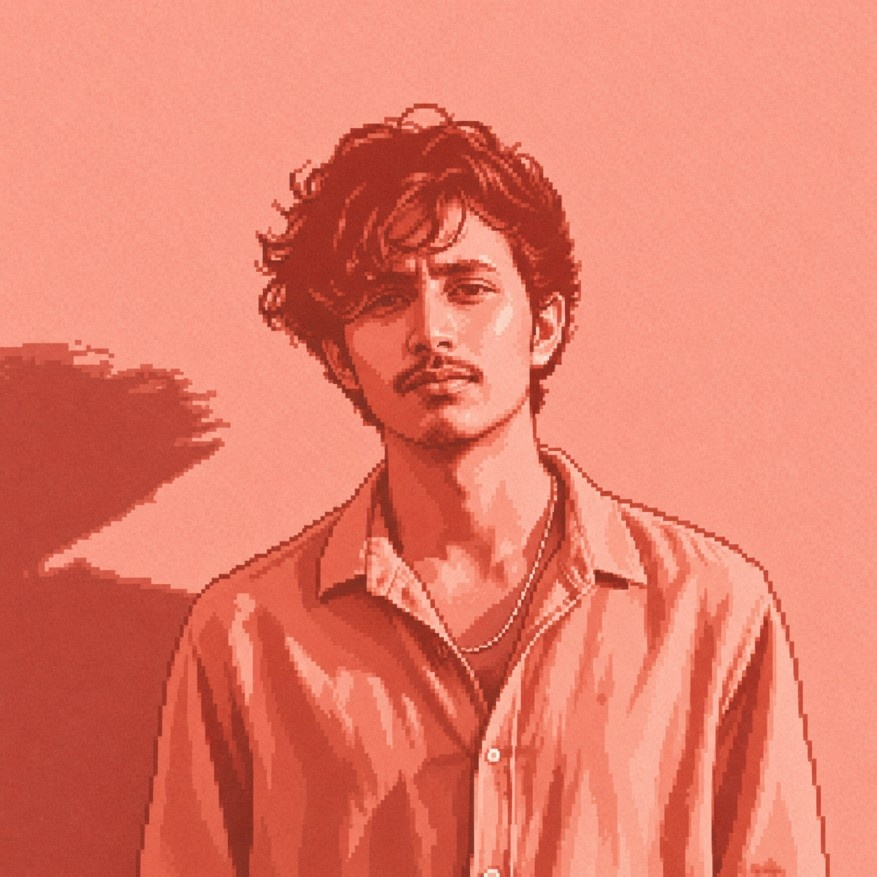
#> input picture me_edit.jpeg, 877 x 877 px, found by its file name
$ python generate_banner.py
#> lines starting #> are read from the running program, lines starting #| are printed output that depends on the picture; after the words box and inside, x2 and y2 are one past the last pixel; in counts of white or black regions, pixels touching at a corner belong together
import os
import numpy as np
from PIL import Image, ImageEnhance, ImageOps, ImageFilter, ImageDraw, ImageChops
import scipy.ndimage as ndimage
from scipy.optimize import linear_sum_assignment

# --- Configuration & Palette ---
WIDTH, HEIGHT = 1180, 610
PORTRAIT_COLS, PORTRAIT_ROWS = 300, 340
N_TRAVELLERS = 900
N_BANDS = 94

# Head + shoulders crop on the 877x877 source, matching the 300:340 grid aspect.
# The uncropped square left a large dead field of background on the left.
CROP_BOX = (110, 55, 771, 805)

# Dark mode draws the subject only; light mode keeps the background, so it needs
# a larger budget or the face goes thin once the background takes its share.
DARK_TARGET_DOTS = 17000
LIGHT_TARGET_DOTS = 21000

# Dark Mode Colors
DARK_BG = "#0A101F"
DARK_CHROME = "#22D3EE"
DARK_DOTS = "#A78BFA"
DARK_ACCENT = "#10B981"
DARK_TEXT = "#F1F5F9"
DARK_LEADER = "#475569"

# Light Mode Colors
LIGHT_BG = "#F8FAFC"
LIGHT_CHROME = "#0891B2"
LIGHT_DOTS = "#7C3AED"
LIGHT_ACCENT = "#10B981"
LIGHT_TEXT = "#0F172A"
LIGHT_LEADER = "#CBD5E1"

# Target Coordinates for Portrait inside Left Pane
# Pane: x inside [20, 430] (width 410), y inside [55, 590] (height 535)
CX_LEFT, CY_LEFT = 225, 322.5
PORTRAIT_DX, PORTRAIT_DY = 1.0, 1.0
PORTRAIT_W = PORTRAIT_COLS * PORTRAIT_DX
PORTRAIT_H = PORTRAIT_ROWS * PORTRAIT_DY
X_START_PORTRAIT = int(CX_LEFT - PORTRAIT_W / 2)
Y_START_PORTRAIT = int(CY_LEFT - PORTRAIT_H / 2)

# Traced Logos Centered at (CX_LEFT, CY_LEFT)
LOGO_CENTER = (CX_LEFT, CY_LEFT)

# --- Info Panel Details ---
INFO_DETAILS = [
    # Label, Value, Section
    ("Subject", "Bhuvan Raj Guguloth", 1),
    ("Role", "AI Product Researcher", 1),
    ("Origin", "Warangal, India", 1),
    ("Education", "B.Tech + M.Tech Dual Degree, IIT Kharagpur", 1),
    ("Status", "Delusional", 1),
    ("ToolChain", "VS Code, Git, Flutter, Unity, Android Studio", 1),
    ("", "", 0), # Spacer
    ("Core.Lang", "Python, C, C++, JS, Dart, Kotlin", 2),
    ("Core.Frontend", "React, HTML, CSS, JS, GSAP, Kotlin, Flutter, React Native", 2),
    ("Core.Backend", "Python, Node.js, C++", 2),
    ("Core.Database", "MongoDB, Firebase", 2),
    ("Core.Infra", "Git, Vercel, GitHub Actions", 2),
    ("", "", 0), # Spacer
    ("Grid.Mail", "bhuvanrajnaik@gmail.com", 3),
    ("Grid.Portfolio", "coming soon", 3),
    ("Grid.LinkedIn", "linkedin.com/in/bhuvanrajguguloth05", 3),
    ("Grid.GitHub", "github.com/GugulothBhuvan", 3),
    ("Grid.Facebook", "n/a", 3)
]

# --- 1. Background Segmentation ---
def segment_background(img_path):
    """Isolate the subject.

    The source is a red-monochrome illustration: the lit skin sits at almost the
    same peach as the backdrop, so a colour-distance threshold cannot separate
    them (it keeps 96% of the frame and the mask becomes a no-op). What does
    separate them is structure — the backdrop and its cast shadow are smooth and
    reach the image border, while the subject is bounded by dark linework that
    breaks connectivity. So: flat regions that touch the border are background.
    """
    print("Loading image and segmenting background...")
    img = Image.open(img_path).convert('RGB').crop(CROP_BOX)
    img_resized = img.resize((PORTRAIT_COLS, PORTRAIT_ROWS), Image.Resampling.LANCZOS)
    data_gray = np.array(img_resized.convert('L')).astype(float)

    # Local standard deviation: low inside flat backdrop, high across linework
    local_mean = ndimage.uniform_filter(data_gray, size=5)
    local_sq_mean = ndimage.uniform_filter(data_gray ** 2, size=5)
    local_std = np.sqrt(np.maximum(0.0, local_sq_mean - local_mean ** 2))
    smooth = local_std < 3.0

    # Keep only the sizeable smooth components that touch the border; the size
    # floor stops a one-pixel leak through the outline from draining the subject
    labeled, num = ndimage.label(smooth)
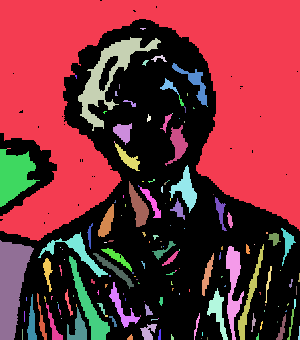
#> labeled: shape (340, 300) int32; 159 distinct labels, from 0 to 158; one colour per label, 0 black
#> num = 158
    border_labels = set(labeled[0, :]) | set(labeled[-1, :]) | set(labeled[:, 0]) | set(labeled[:, -1])
#> border_labels = 24 items
    border_labels.discard(0)

    bg_mask = np.zeros_like(smooth)
    for lab in border_labels:
        component = labeled == lab
        if component.sum() > 300:
            bg_mask |= component
#> this loop made 23 passes
#> lab on passes 2 to 5: 132, 68, 134, 72
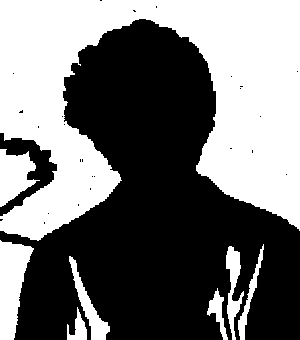
#> bg_mask: shape (340, 300) bool; 45.2% white; 8 white regions, largest, box (x1, y1, x2, y2) and area: (0, 0, 300, 241) 39638, (0, 240, 34, 340) 2145, (0, 149, 40, 207) 1373

    mask = ~bg_mask

    # Opening first to shed thin spurs of shadow that cling to the silhouette,
    # then close and fill so interior highlights stay part of the subject
    mask = ndimage.binary_opening(mask, structure=np.ones((5, 5)))
    labeled2, num2 = ndimage.label(mask)
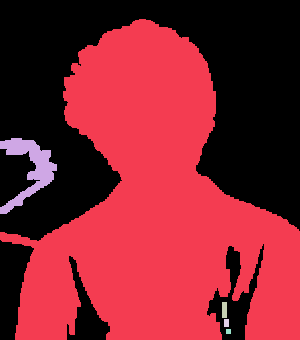
#> labeled2: shape (340, 300) int32; 6 distinct labels, from 0 to 5; one colour per label, 0 black
#> num2 = 5
    if num2 > 0:
        sizes = ndimage.sum(mask, labeled2, range(1, num2 + 1))
#> sizes = [53617, 1613, 80, 40, 25]
        mask = labeled2 == (np.argmax(sizes) + 1)
    mask = ndimage.binary_closing(mask, structure=np.ones((5, 5)))
    mask_final = ndimage.binary_fill_holes(mask)

    # Trim boundaries to prevent edge artifacts
    mask_final[:3, :] = False
    mask_final[:, :3] = False
    mask_final[:, -3:] = False
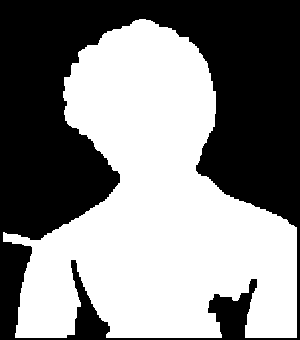
#> mask_final: shape (340, 300) bool; 52.5% white; 1 black region, box (x1, y1, x2, y2) and area: (0, 0, 300, 340) 48471

    print(f"  Subject covers {mask_final.mean() * 100:.1f}% of the frame")
#|   Subject covers 52.5% of the frame
    return img_resized, mask_final

# --- 2. Image Preprocessing & Dithering ---
def preprocess_image(img):
    """Return the ink map — how *dark* each pixel is, 0..255.

    A dot is emitted where this is high, so dots follow the drawing's dark
    linework: hair, eyes, shadow, the folds of the shirt. Keying off brightness
    instead inverts the portrait — the face becomes a void and the backdrop
    fills with dots, which is the photo-negative failure to avoid.
    """
    # Contrast 1.3x
    img_contrast = ImageEnhance.Contrast(img).enhance(1.3)
    # Autocontrast (cutoff=1)
    img_auto = ImageOps.autocontrast(img_contrast, cutoff=1)
    # UnsharpMask (radius=3, percent=140)
    img_sharp = img_auto.filter(ImageFilter.UnsharpMask(radius=3, percent=140, threshold=3))
    gray = np.array(img_sharp.convert('L')).astype(float)
    return 255.0 - gray

def dither_serpentine(gray_img, mask):
    h, w = gray_img.shape
    dithered = np.zeros((h, w), dtype=np.uint8)
    err_buf = gray_img.copy()

    for y in range(h):
        # Serpentine order: left-to-right on even, right-to-left on odd
        if y % 2 == 0:
            x_range = range(w)
            direction = 1
        else:
            x_range = range(w - 1, -1, -1)
            direction = -1

        for x in x_range:
            if not mask[y, x]:
                dithered[y, x] = 0
                err_buf[y, x] = 0
                continue

            old_px = err_buf[y, x]
            new_px = 255 if old_px > 127 else 0
            dithered[y, x] = new_px
            err = old_px - new_px

            # Floyd-Steinberg error distribution
            if 0 <= x + direction < w:
                err_buf[y, x + direction] += err * 7/16
            if y + 1 < h:
                if 0 <= x - direction < w:
                    err_buf[y + 1, x - direction] += err * 3/16
                err_buf[y + 1, x] += err * 5/16
                if 0 <= x + direction < w:
                    err_buf[y + 1, x + direction] += err * 1/16
    return dithered

def fit_dither_density(gray, mask, target_dots=17000, label=""):
    print(f"Fitting {label} intensity to target dot count...")
    low, high = 0.05, 2.5
    best_factor = 1.0
    best_dither = None
    best_dots = 0

    for i in range(11):
        factor = (low + high) / 2
        d = dither_serpentine(np.clip(gray * factor, 0, 255), mask)
        dots = np.sum(d == 255)

        if abs(dots - target_dots) < abs(best_dots - target_dots) or best_dots == 0:
            best_dots = dots
            best_factor = factor
            best_dither = d

        if dots > target_dots:
            high = factor
        else:
            low = factor
    print(f"Optimal factor: {best_factor:.3f} yields {best_dots} dots.")
    return best_dither, best_dots

# --- 3. Logo Generation & Alignment ---
def get_flutter_points(n_points):
    img = Image.open('c:/Users/bhuva/OneDrive/Desktop/4x/New folder/GugulothBhuvan/icons8-flutter-48.png')
    img = img.resize((200, 200), Image.Resampling.LANCZOS)
    data = np.array(img)
    mask = data[:, :, 3] > 50
    coords = np.argwhere(mask)

    cy, cx = np.mean(coords, axis=0)
    coords = coords - [cy, cx]
    max_val = np.max(np.abs(coords))
    coords = coords / max_val * 90

    np.random.seed(42)
    idx = np.random.choice(len(coords), n_points, replace=False)
    pts = coords[idx]
    pts = pts[:, [1, 0]]  # swap x, y
    return pts + LOGO_CENTER

# [44 lines left out: functions get_code_glyph_points, get_react_points, not called in this run]

def generate_traced_logos():
    print("Tracing logos and solving optimal transport assignments...")
    pts_flutter = get_flutter_points(N_TRAVELLERS)
    pts_code = get_code_glyph_points(N_TRAVELLERS)
    pts_react = get_react_points(N_TRAVELLERS)

    # Align Code to Flutter
    d1 = np.sum((pts_flutter[:, None, :] - pts_code[None, :, :])**2, axis=2)
    _, col1 = linear_sum_assignment(d1)
    pts_code_aligned = pts_code[col1]

    # Align React to Code
    d2 = np.sum((pts_code_aligned[:, None, :] - pts_react[None, :, :])**2, axis=2)
    _, col2 = linear_sum_assignment(d2)
    pts_react_aligned = pts_react[col2]

    return pts_flutter, pts_code_aligned, pts_react_aligned

# --- 4. Dotted Leaders ---
# [62 lines left out: functions get_monospaced_leader, calculate_evenness_metric, calculate_boundary_metric, make_svg_path_run, make_travellers_path_data, not called in this run]

def write_svg_file(filename, dithered_dots, is_dark):
    bg_color = DARK_BG if is_dark else LIGHT_BG
    chrome_color = DARK_CHROME if is_dark else LIGHT_CHROME
    dots_color = DARK_DOTS if is_dark else LIGHT_DOTS
    accent_color = DARK_ACCENT if is_dark else LIGHT_ACCENT
    text_color = DARK_TEXT if is_dark else LIGHT_TEXT
    leader_color = DARK_LEADER if is_dark else LIGHT_LEADER

    # Extract dot coordinates
    dots = np.argwhere(dithered_dots == 255) # shape (M, 2), contains (y, x)
    dots = dots[:, [1, 0]] # swap to (x, y)

    # 1. Intro Groups (60 groups)
    np.random.seed(42)
    shuffled_idx = np.random.permutation(len(dots))
    intro_groups = shuffled_idx % 60

    # 2. Drift Bands (94 bands) with noise (sigma=4)
    noise = np.random.normal(0, 4.0, len(dots))
    proj = dots[:, 0] + dots[:, 1] + noise
    sort_idx = np.argsort(proj)
    sorted_dots = dots[sort_idx]

    # Assign to 94 bands
    band_size = len(dots) // N_BANDS
    drift_bands = np.zeros(len(dots), dtype=int)
    for g in range(N_BANDS):
        drift_bands[g*band_size : (g+1)*band_size] = g
    drift_bands[N_BANDS*band_size:] = N_BANDS - 1

    # Traced Logos for Travellers
    pts_f, pts_c, pts_r = generate_traced_logos()
    d_flutter = make_travellers_path_data(pts_f)
    d_code = make_travellers_path_data(pts_c)
    d_react = make_travellers_path_data(pts_r)

    # Centroid of Flutter logo for drift direction
    cx_f, cy_f = np.mean(pts_f, axis=0)

    # Build Intro SVG Content
    intro_svg_elements = []
    for g in range(60):
        g_dots = dots[intro_groups == g]
        d_path = make_svg_path_run(g_dots)

        # Timing calculation
        delay = 1.2 * (g / 59)
        k1 = delay / 3.2
        k2 = (delay + 0.8) / 3.2

        element = f"""    <path d="{d_path}" fill="{dots_color}" shape-rendering="crispEdges" opacity="0">
      <animate attributeName="opacity" dur="3.2s" fill="freeze" values="0;0;1;1" keyTimes="0;{k1:.4f};{k2:.4f};1" begin="0s" />
    </path>"""
        intro_svg_elements.append(element)

    intro_layer = "\n".join(intro_svg_elements)

    # Build Loop Portrait SVG Content
    loop_svg_elements = []
    for g in range(N_BANDS):
        g_dots = sorted_dots[drift_bands == g]
        d_path = make_svg_path_run(g_dots)

        # Centroid of this band
        if len(g_dots) > 0:
            cx_g = X_START_PORTRAIT + np.mean(g_dots[:, 0]) * PORTRAIT_DX
            cy_g = Y_START_PORTRAIT + np.mean(g_dots[:, 1]) * PORTRAIT_DY
        else:
            cx_g, cy_g = CX_LEFT, CY_LEFT

        # Drift vector: 42% towards Flutter centroid
        dx = 0.42 * (cx_f - cx_g)
        dy = 0.42 * (cy_f - cy_g)

        # Timing
        delay = 0.7 * (g / 93)
        t1 = (3.0 + delay) / 14.2
        t2 = (3.0 + delay + 0.6) / 14.2
        t3 = (12.9 + 0.7 * (1.0 - g / 93)) / 14.2
        t4 = (12.9 + 0.7 * (1.0 - g / 93) + 0.6) / 14.2

        element = f"""    <g opacity="0">
      <animate attributeName="opacity" dur="14.2s" repeatCount="indefinite" begin="3.2s"
               values="1;1;0;0;1;1" keyTimes="0;{t1:.4f};{t2:.4f};{t3:.4f};{t4:.4f};1" />
      <path d="{d_path}" fill="{dots_color}" shape-rendering="crispEdges">
        <animateTransform attributeName="transform" type="translate" dur="14.2s" repeatCount="indefinite" begin="3.2s"
                          values="0,0;0,0;{dx:.1f},{dy:.1f};{dx:.1f},{dy:.1f};0,0;0,0"
                          keyTimes="0;{t1:.4f};{t2:.4f};{t3:.4f};{t4:.4f};1" />
      </path>
    </g>"""
        loop_svg_elements.append(element)

    loop_layer = "\n".join(loop_svg_elements)

    # Info Panel Rows
    info_rows = []
    y_pos = 135
    for label, val, section in INFO_DETAILS:
        if not label:
            y_pos += 15
            continue

        row = f"""    <text x="480" y="{y_pos}" textLength="650" lengthAdjust="spacingAndGlyphs"
          fill="{text_color}" font-family="ui-monospace, SFMono-Regular, SF Mono, Menlo, Consolas, Liberation Mono, monospace" font-size="14">
      {label} <tspan fill="{leader_color}">{"." * (65 - len(label) - len(val) - 2)}</tspan> {val}
    </text>"""
        info_rows.append(row)
        y_pos += 23

    rows_layer = "\n".join(info_rows)

    # Assemble final SVG
    svg_content = f"""<svg width="{WIDTH}" height="{HEIGHT}" viewBox="0 0 {WIDTH} {HEIGHT}" xmlns="http://www.w3.org/2000/svg">
  <style>
    .terminal-title {{
      font-family: ui-monospace, SFMono-Regular, SF Mono, Menlo, Consolas, Liberation Mono, monospace;
      font-size: 14px;
      font-weight: bold;
    }}
    .panel-label {{
      font-family: ui-monospace, SFMono-Regular, SF Mono, Menlo, Consolas, Liberation Mono, monospace;
      font-size: 13px;
      font-weight: bold;
    }}
    .live-badge {{
      font-family: ui-monospace, SFMono-Regular, SF Mono, Menlo, Consolas, Liberation Mono, monospace;
      font-size: 12px;
      font-weight: bold;
    }}
    .pill-text {{
      font-family: ui-monospace, SFMono-Regular, SF Mono, Menlo, Consolas, Liberation Mono, monospace;
      font-size: 13px;
      font-weight: bold;
    }}
  </style>

  <!-- Background -->
  <rect x="0" y="0" width="{WIDTH}" height="{HEIGHT}" fill="{bg_color}" />

  <!-- Terminal Window Top Chrome -->
  <rect x="10" y="10" width="1160" height="35" rx="6" ry="6" fill="{"#1E293B" if is_dark else "#E2E8F0"}" />
  <circle cx="30" cy="27" r="6" fill="#EF4444" />
  <circle cx="50" cy="27" r="6" fill="#F59E0B" />
  <circle cx="70" cy="27" r="6" fill="#10B981" />
  <text x="95" y="32" fill="{chrome_color}" class="terminal-title">profile.sh --live</text>

  <!-- Left Pane (VISUAL.MAP) -->
  <rect x="20" y="55" width="410" height="535" rx="5" ry="5" stroke="{chrome_color}" stroke-width="2" fill="none" />
  <rect x="35" y="47" width="105" height="16" fill="{bg_color}" />
  <text x="42" y="59" fill="{chrome_color}" class="panel-label">VISUAL.MAP</text>

  <!-- Right Pane (SYSTEM.INFO) -->
  <rect x="450" y="55" width="710" height="535" rx="5" ry="5" stroke="{chrome_color}" stroke-width="2" fill="none" />
  <rect x="465" y="47" width="110" height="16" fill="{bg_color}" />
  <text x="472" y="59" fill="{chrome_color}" class="panel-label">SYSTEM.INFO</text>

  <!-- Handle Pill & LIVE Badge -->
  <rect x="480" y="80" width="165" height="24" rx="12" fill="{accent_color}" />
  <text x="562.5" y="96" fill="{"#0A101F" if is_dark else "#FFFFFF"}" text-anchor="middle" class="pill-text">@GugulothBhuvan</text>

  <circle cx="675" cy="92" r="5" fill="#EF4444">
    <animate attributeName="opacity" values="1;0.2;1" dur="1.5s" repeatCount="indefinite" />
  </circle>
  <text x="687" y="96" fill="#EF4444" class="live-badge">LIVE</text>

  <!-- Info Rows Readout -->
{rows_layer}

  <!-- PORTRAIT LAYER 1 (Intro Shimmer, 0s to 3.2s) -->
  <g id="intro-portrait">
    <animate attributeName="opacity" dur="3.2s" fill="freeze" values="1;1;0" keyTimes="0;0.99;1" begin="0s" />
{intro_layer}
  </g>

  <!-- PORTRAIT LAYER 2 (Loop Portrait, begin 3.2s) -->
  <g id="loop-portrait">
{loop_layer}
  </g>

  <!-- TRAVELLERS LAYER (Logo Morphing, begin 3.2s) -->
  <g id="travellers">
    <path fill="{dots_color}" shape-rendering="crispEdges" opacity="0">
      <animate attributeName="opacity" dur="14.2s" repeatCount="indefinite" begin="3.2s"
               values="0;0;1;1;1;1;1;1;0"
               keyTimes="0;0.2113;0.3028;0.4437;0.5352;0.6761;0.7676;0.9085;1" />
      <animate attributeName="d" dur="14.2s" repeatCount="indefinite" begin="3.2s"
               values="{d_react};{d_react};{d_flutter};{d_flutter};{d_code};{d_code};{d_react};{d_react};{d_react}"
               keyTimes="0;0.2113;0.3028;0.4437;0.5352;0.6761;0.7676;0.9085;1" />
    </path>
  </g>

</svg>
"""
    with open(filename, "w", encoding="utf-8") as f:
        f.write(svg_content)

    print(f"Generated {filename} ({os.path.getsize(filename)/1024:.1f} KB)")

    # Calculate and report metrics
    evenness = calculate_evenness_metric(dots, intro_groups)
    boundary = calculate_boundary_metric(sorted_dots, drift_bands)
    print(f"Validation metrics for {filename}:")
    print(f"  Evenness metric (intro): {evenness:.3f} (target ~0.05 good)")
    print(f"  Straight-boundary metric (drift): {boundary:.3f} (target ~0.01 organic)")

# --- Main Pipeline Execution ---
if __name__ == "__main__":
    photo_path = 'c:/Users/bhuva/OneDrive/Desktop/4x/New folder/GugulothBhuvan/me_edit.jpeg'

    base = "c:/Users/bhuva/OneDrive/Desktop/4x/New folder/GugulothBhuvan/"

    # 1. Segment
    img_resized, mask_final = segment_background(photo_path)

    # 2. Preprocess into an ink map (high = dark in the source)
    ink = preprocess_image(img_resized)

    # 3. Dark mode: background segmented out, dots draw the subject on the panel
    dark_dither, dark_dots = fit_dither_density(
        ink, mask_final, target_dots=DARK_TARGET_DOTS, label="dark")
#> the loop in fit_dither_density, `for i in range(11):` made 11 passes
#> (dots, best_dots) on passes 1, 2, 7, 8: (30401, 30401), (17372, 17372), (16859, 16859), (17114, 17114)
#> after the loop in fit_dither_density, `for i in range(11):`:
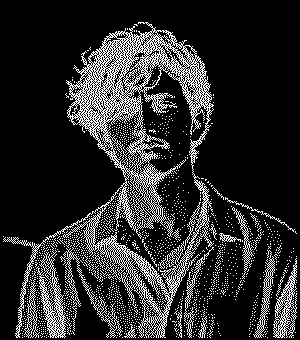
#> best_dither: shape (340, 300); 16.7% white in thin lines or dots
#> after the loop in fit_dither_density, `for i in range(11):`: best_dots = 17008; best_factor = 0.649
#| Optimal factor: 0.649 yields 17008 dots.
#> dark_dots = 17008

    # 4. Light mode: background kept, dots draw the dark parts of the photo.
    #    This is a separate render, not a recolour of the dark one.
    full_frame = np.ones_like(mask_final)
    light_dither, light_dots = fit_dither_density(
        ink, full_frame, target_dots=LIGHT_TARGET_DOTS, label="light")
#> call 2 of fit_dither_density, with target_dots = 21000, label = 'light'
#> the loop in fit_dither_density (call 2), `for i in range(11):` made 11 passes
#> (dots, best_dots) on passes 1, 2, 4, 5: (43044, 43044), (23974, 23974), (18401, 18401), (21196, 21196)
#> pass 1, in fit_dither_density (call 2), `d = dither_serpentine(np.clip(gray * factor, 0, 255), mask)`:
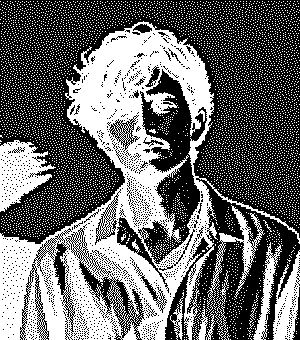
#> d: shape (340, 300); 42.2% white; 6970 white regions (6957 under 20 px), largest, box (x1, y1, x2, y2) and area: (0, 21, 300, 340) 29582, (0, 140, 56, 212) 2199, (273, 250, 300, 340) 1326
#> after the loop in fit_dither_density (call 2), `for i in range(11):`:
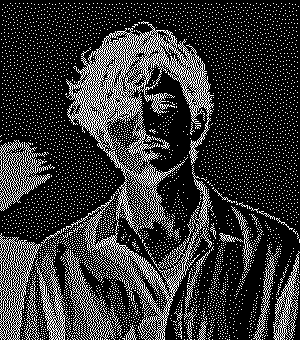
#> best_dither: shape (340, 300); 20.6% white in thin lines or dots
#> after the loop in fit_dither_density (call 2), `for i in range(11):`: best_dots = 21014; best_factor = 0.581
#| Optimal factor: 0.581 yields 21014 dots.
#> light_dots = 21014

    # 5. Persist the dither arrays — these are the source of truth, not the SVG
    np.save(base + "dark_dither.npy", dark_dither)
    np.save(base + "light_dither.npy", light_dither)
    np.save(base + "subject_mask.npy", mask_final)
    print("Saved dither arrays to .npy")

    # 6. Emit both banners
    write_svg_file(base + "dark.svg", dark_dither, is_dark=True)
#> in write_svg_file, `dots = np.argwhere(dithered_dots == 255)`: dots = 17008 pairs, first value 22 to 337, second value 3 to 296
#> in write_svg_file, `dots = dots[:, [1, 0]]`: dots = 17008 pairs, first value 3 to 296, second value 22 to 337
#> in write_svg_file, `shuffled_idx = np.random.permutation(len(dots))`: shuffled_idx = 17008 values, max 17007 at index 9946, min 0 at index 2973, mean 8503.5
#> in write_svg_file, `intro_groups = shuffled_idx % 60`: intro_groups = 17008 values, max 59 at index 5, min 0 at index 136, mean 29.47
#> in write_svg_file, `noise = np.random.normal(0, 4.0, len(dots))`: noise = 17008 values, max 15.75 at index 14239, min -13.96 at index 6980, mean 0.00664
#> in write_svg_file, `proj = dots[:, 0] + dots[:, 1] + noise`: proj = 17008 values, max 632.2 at index 16623, min 128.4 at index 1095, mean 339.9
#> in write_svg_file, `sort_idx = np.argsort(proj)`: sort_idx = 17008 values, max 17007 at index 17001, min 0 at index 598, mean 8503.5
#> in write_svg_file, `sorted_dots = dots[sort_idx]`: sorted_dots has the same summary as dots
#> in write_svg_file, `band_size = len(dots) // N_BANDS`: band_size = 180
#> in write_svg_file, `drift_bands = np.zeros(len(dots), dtype=int)`: drift_bands = 17008 values from 0 to 0
#> after the loop in write_svg_file, `for g in range(N_BANDS):`: drift_bands = 17008 values, max 93 at index 16740, min 0 at index 0, mean 46.26
#> (the run stopped early here; a loop or call above may not have finished)
